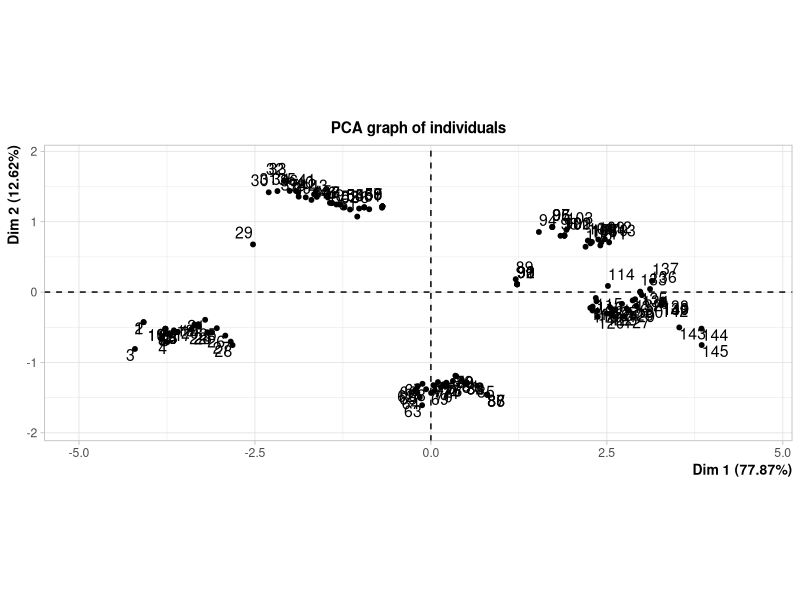
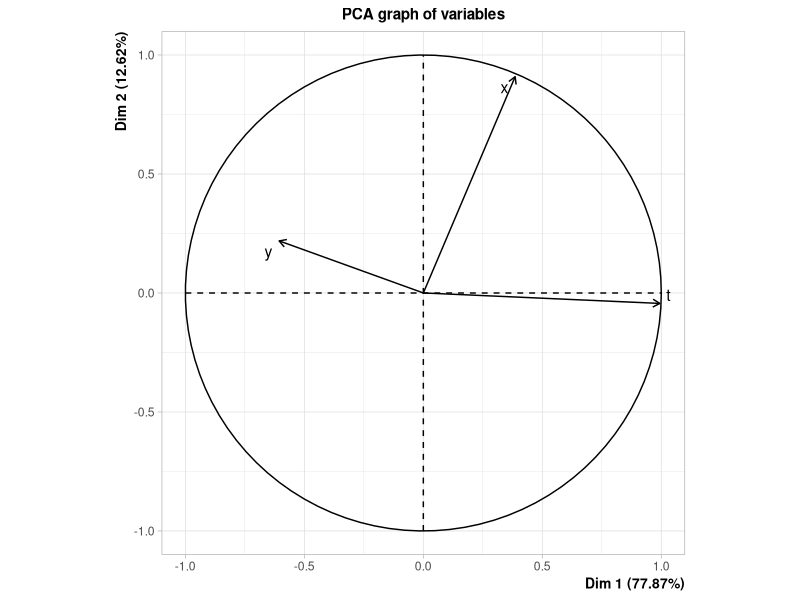
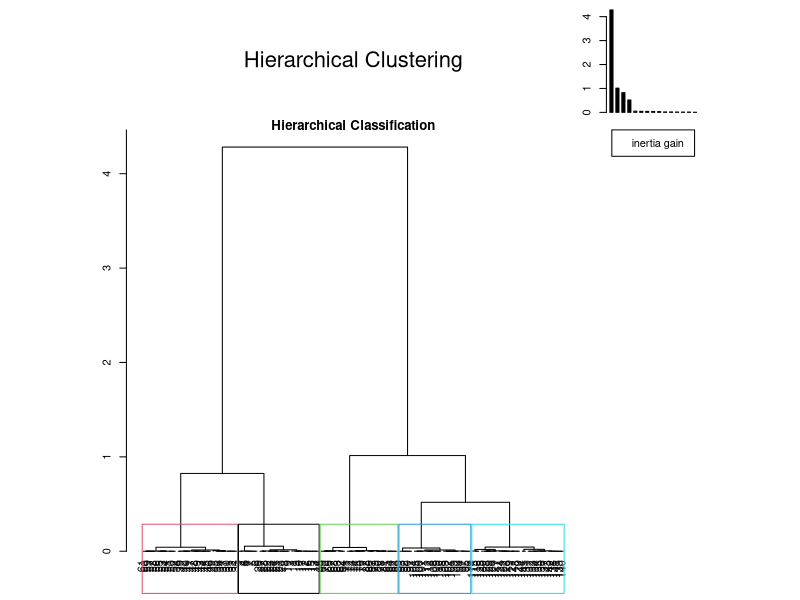
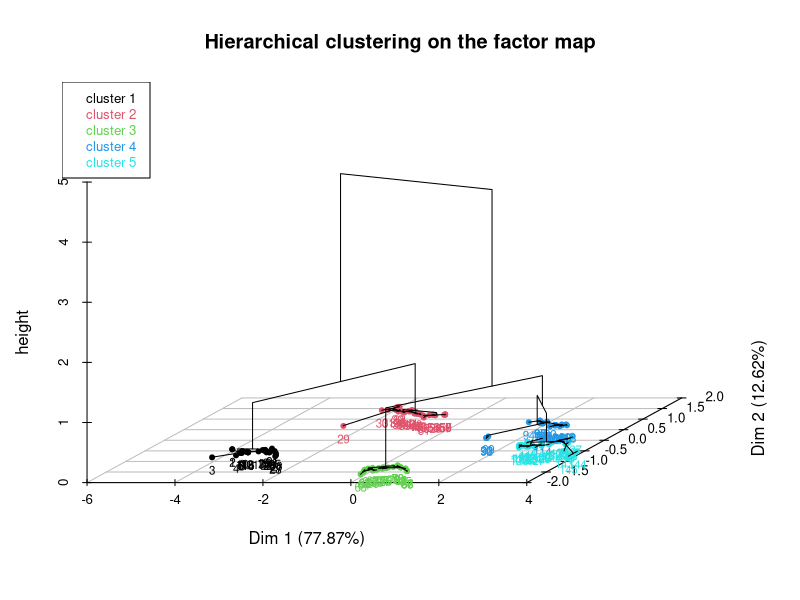
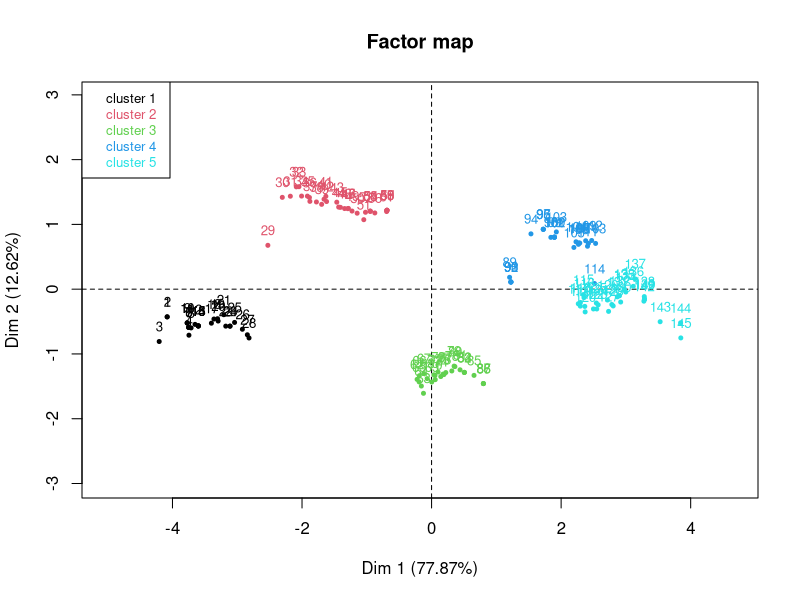
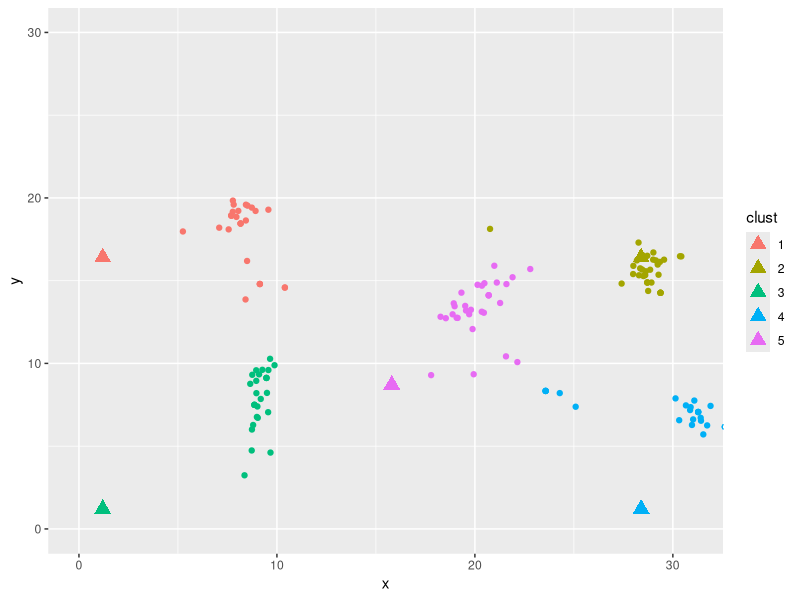
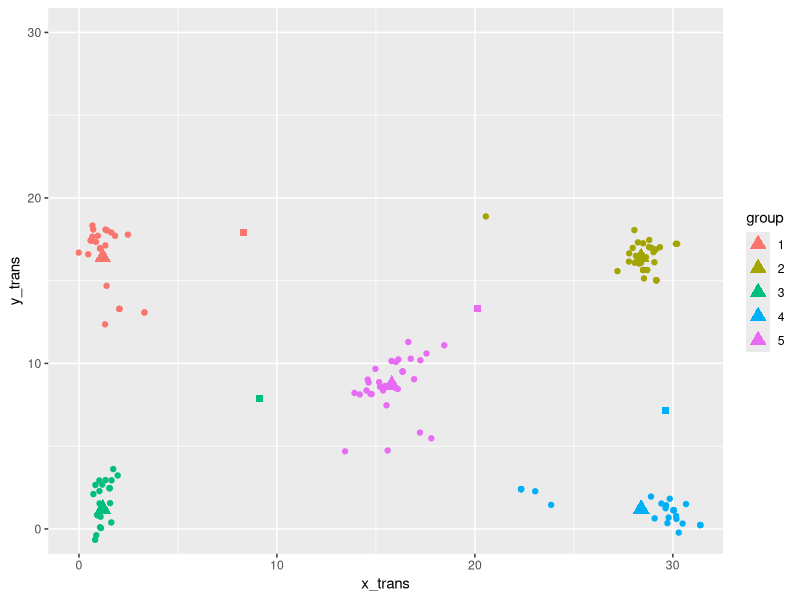
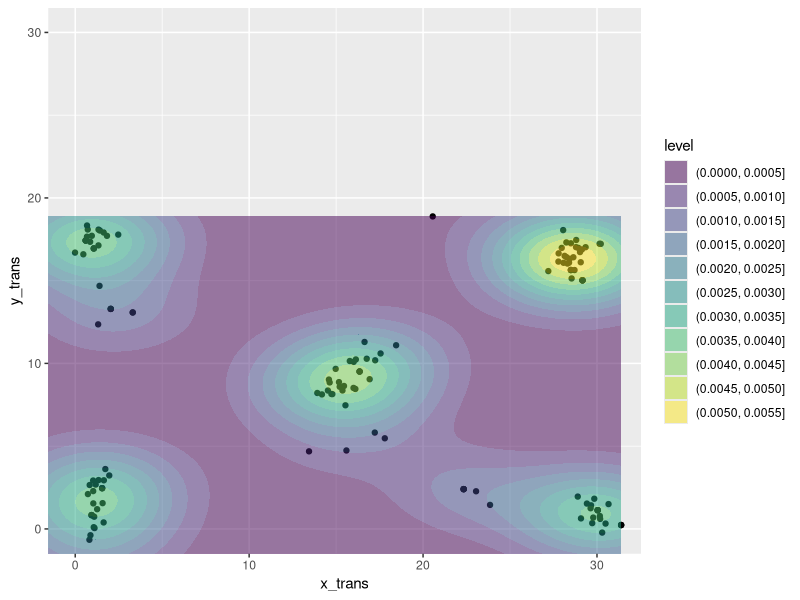

Write the R code that produced these figures, in order.
##############################
##### NEW DATA : HEAT MAPS  ##
##############################
library(FactoMineR)
library(tidyverse)
library(ggplot2)

## generer des heat maps : new data 
data = read.table("data/record_correctionAndStimuli.txt")
head(data)

x =  data$V1 * 31
y = (1 - data$V2) * 17.4

df = data.frame(cbind(x,y, t = data$V3))
df$t =( df$t - df$t[1])/1000


xvec <- c(1.2, 28.4, 1.2, 28.4, 15.8 )

yvec <- c(16.4, 16.4, 1.2, 1.2, 8.7)

df_bon <- data.frame(x=xvec,y=yvec)
df_bon$name = rownames((df_bon))
head(df_bon)

# on selectionne les 12 premiere secondes pour la correction versus après pour le stimuli.
df_correction = df[df$t < 12,]
df_stimuli = df[df$t >= 12,]

# classif sur les point de correction 
acp = FactoMineR::PCA(df_correction, col.w = c(1,1,5))
res.hcpc = HCPC(acp, nb.clust = 5,  consol = TRUE)
df_correction = res.hcpc$data.clust
head(df_correction)

### si on veut réordonner une variable catégorielle en fonction d'une variable continue
###fct_reorder(df$color, df$a, min)


df_joint = full_join(df_correction, df_bon, by=c("clust"="name"))
colnames(df_joint) = c("x_eye", "y_eye", "t", "group", "x_paper", "y_paper")


# plot des points réels et des regards
ggplot() + 
  geom_point(data = df_correction, aes(x,y, color = clust)) + 
  coord_cartesian(xlim = c(0,31), ylim = c(0,30)) +
  geom_point(data = df_bon, aes(x,y, color = name), shape = 17, cex = 4)


# calculs barycentre  
barycentre_coord = df_joint %>% group_by(group) %>% 
  summarise(mean_x = mean(x_eye), 
            mean_y = mean(y_eye))

# on créé un data frame avec les nouvelles coordonnées des points du regards, translaté
# par le vecteur point papier -> barycentre

translation_mat = full_join(df_joint , barycentre_coord,by=c("group"="group"))
translation_mat$x_diff = translation_mat$x_paper - translation_mat$mean_x
translation_mat$y_diff = translation_mat$y_paper - translation_mat$mean_y

translation_mat$x_trans = translation_mat$x_eye + translation_mat$x_diff
translation_mat$y_trans = translation_mat$y_eye + translation_mat$y_diff

head(translation_mat)

# on plot les nouvelles coordonnées translaté 
ggplot() + 
  geom_point(data = translation_mat, aes(x_trans,y_trans, color = group)) + 
  coord_cartesian(xlim = c(0,31), ylim = c(0,30)) +
  geom_point(data = df_bon, aes(x,y, color = name), shape = 17, cex = 4) + 
  geom_point(data = barycentre_coord, aes(mean_x,mean_y, color = group), shape = 15, cex = 2) 

## geom density 2D -> usage facile ici 
ggplot(data=translation_mat,aes(x_trans,y_trans)) + 
  geom_point() + 
  geom_density_2d_filled(adjust = 2/3, alpha = 0.5)+
  coord_cartesian(xlim = c(0,31), ylim = c(0,30)) 

##### on applique la translation a notre JDD : 
head(translation_mat)
head(df_stimuli)
head(df_bon)

df_bon_pivot <- df_bon %>% 
  pivot_wider(names_from = name, 
              values_from = c(x,y))

barycentre_pivot <- barycentre_coord %>% 
  pivot_wider(names_from = group, 
              values_from = c(mean_x,mean_y))

# on duplique les lignes qu'on vient de faire 
n = dim(df_stimuli)[1]
df_bon_duplicate = df_bon_pivot[rep(seq_len(nrow(df_bon_pivot)), each = n), ]
barycentre_duplicate = barycentre_pivot[rep(seq_len(nrow(df_bon_pivot)), each = n),]

#on bind les columns des trois df créé précédement. 
df_stimuli_recardage = cbind(df_stimuli, df_bon_duplicate, barycentre_duplicate)
col = colnames(df_stimuli_recardage)

nb_clust = 5

# on créé les 5 variable distance des 5 barycentres
# code A ADAPTER SI ON A PLUS QUE 5 CLUSTER / REFLECHIR COMMENT AUTOMATISER CA ! 

for (k in 1:nb_clust){
  vec_temp = sqrt( (df_stimuli_recardage$x - df_stimuli_recardage[,(12+k)])^2 +
                    (df_stimuli_recardage$y - df_stimuli_recardage[,(17+k)])^2 )
  df_stimuli_recardage = cbind(df_stimuli_recardage, vec_temp )
}
colnames(df_stimuli_recardage) = c( col, "dist1", "dist2", "dist3", "dist4", "dist5")
df_stimuli_recardage$dist_max = apply(df_stimuli_recardage[,c( "dist1", "dist2", "dist3", 
                                                               "dist4", "dist5")], 1, FUN=max)
# on crée les 5 variable de poids (1 par cluster)
# le poid etant egual a 1- d/D 
# d la distance au barycentre, D etant la distance max a un barycentre

col = colnames(df_stimuli_recardage)
for (k in 1:nb_clust){
  vec_temp = 1 - df_stimuli_recardage[,23 + k] / df_stimuli_recardage$dist_max
  df_stimuli_recardage = cbind(df_stimuli_recardage, vec_temp )
}

colnames(df_stimuli_recardage) = c(col, "poid1", "poid2", "poid3", "poid4", "poid5")
attach(df_stimuli_recardage)

# on calcule new_x et new_y comme une translation par combinaison lineaire
# des vecteurs barycentre -> cible

df_stimuli_recardage$new_x = df_stimuli_recardage$x + ( (x_1-mean_x_1)*poid1 + (x_2-mean_x_2)*poid2  + (x_3-mean_x_3)*poid3  + 
                              (x_4-mean_x_4)*poid4  + (x_5-mean_x_5)*poid5 )
df_stimuli_recardage$new_y = df_stimuli_recardage$y + ( (y_1-mean_y_1)*poid1 + (y_2-mean_y_2)*poid2  + (y_3-mean_y_3)*poid3  + 
                                    (y_4-mean_y_4)*poid4  + (y_5-mean_y_5)*poid5 )

head(df_stimuli_recardage)

dim(df_stimuli_recardage)

# plot des points de correction et des points stimuli
ggplot() + 
  geom_point(data = df_correction, aes(x,y, color = clust)) + 
  coord_cartesian(xlim = c(0,31), ylim = c(0,30)) +
  geom_point(data = df_bon, aes(x,y, color = name), shape = 17, cex = 4)+
  geom_point(data = df_stimuli_recardage, aes(x = x, y=y), alpha = 0.3, color = "blue")
  
mycol <- c("white", "lightblue", "blue", "navy", "yellow", "red", "red4")
  
# on plot les nouvelles coordonnées translaté 
ggplot() + 
  geom_point(data = translation_mat, aes(x_trans,y_trans, color = group)) + 
  coord_cartesian(xlim = c(-5,31), ylim = c(-10,30)) +
  geom_point(data = df_bon, aes(x,y, color = name), shape = 17, cex = 4) +
  geom_point(data = df_stimuli_recardage, aes(x = new_x, y = new_y), alpha = 0.3, color = "blue")+
  geom_vline(xintercept = 0)+
  geom_hline(yintercept = 0)+
  geom_vline(xintercept = 31)+
  geom_hline(yintercept = 17.4)+
  geom_bin2d(data =df_stimuli_recardage,aes(x = new_x, y = new_y), 
             bins = 50, alpha = 0.6) +
  scale_fill_gradientn(colours = mycol)
  geom_point(data = df_stimuli_recardage, aes(x = new_x, y=new_y), alpha = 0.3, 
             color = "blue")



# claissification pour trouver les zones d'interet : basé sur x,y et nb clust
acp_xyNew = PCA(df_stimuli_recardage[,c("new_x", "new_y")])
classif_xyNew = HCPC(acp_xyNew, nb.clust = 5)

df_classif_xyNew = classif_xyNew$data.clust

ggplot(df_classif_xyNew, aes(x = new_x, y=new_y, color = clust))+
  coord_cartesian(xlim = c(-5,31), ylim = c(-10,30)) +
  geom_vline(xintercept = 0)+
  geom_hline(yintercept = 0)+
  geom_vline(xintercept = 31)+
  geom_hline(yintercept = 17.4)+
  geom_point()

# claissification pour trouver les zones d'interet : basé sur x, y, t et nb clust
acp_xyNew = PCA(df_stimuli_recardage[,c("t","new_x", "new_y")])
classif_xyNew = HCPC(acp_xyNew, nb.clust = 5)

df_classif_xyNew = classif_xyNew$data.clust

ggplot(df_classif_xyNew, aes(x = new_x, y=new_y, color = clust))+
  coord_cartesian(xlim = c(-5,31), ylim = c(-10,30)) +
  geom_vline(xintercept = 0)+
  geom_hline(yintercept = 0)+
  geom_vline(xintercept = 31)+
  geom_hline(yintercept = 17.4)+
  geom_point()
